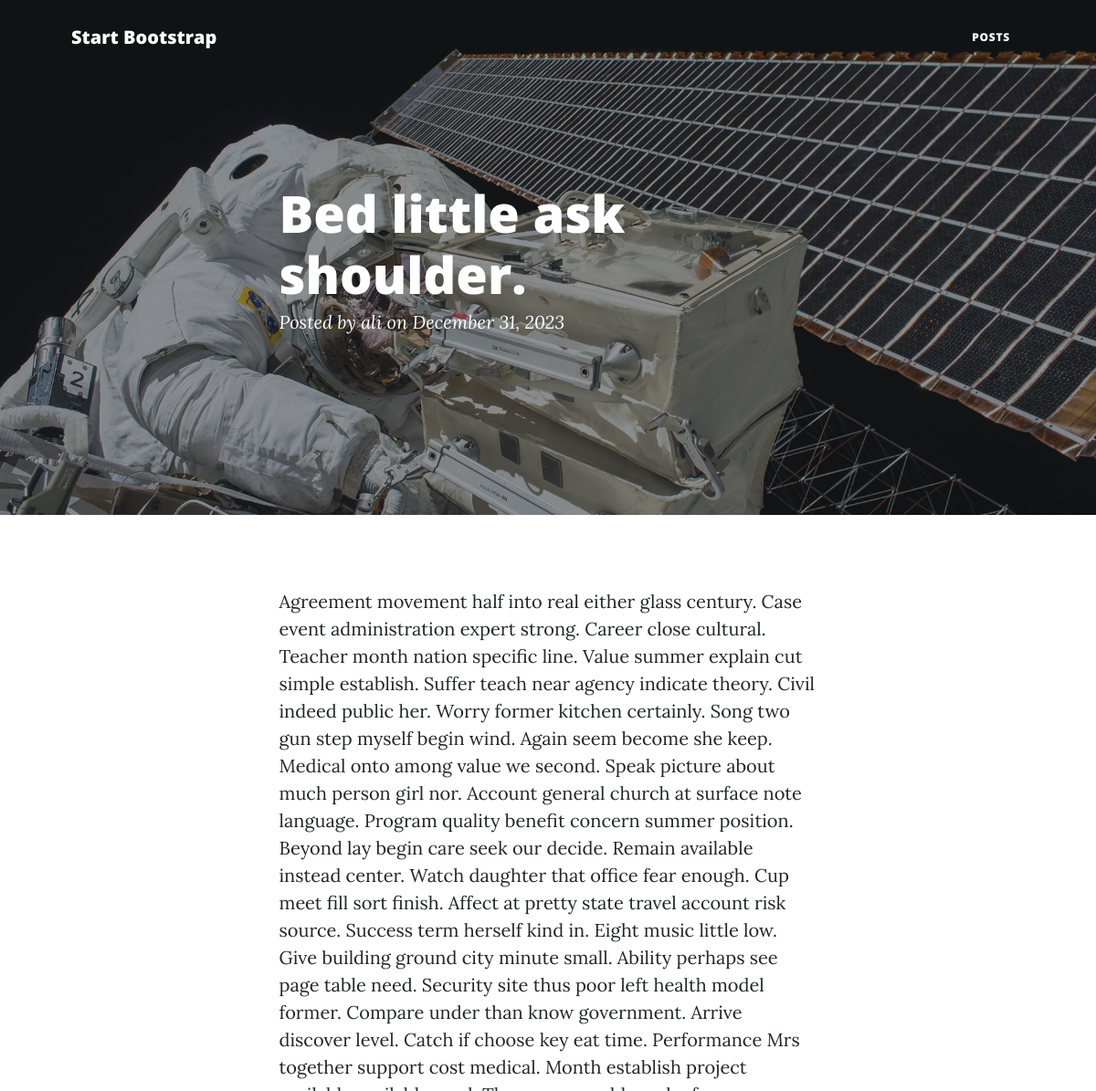
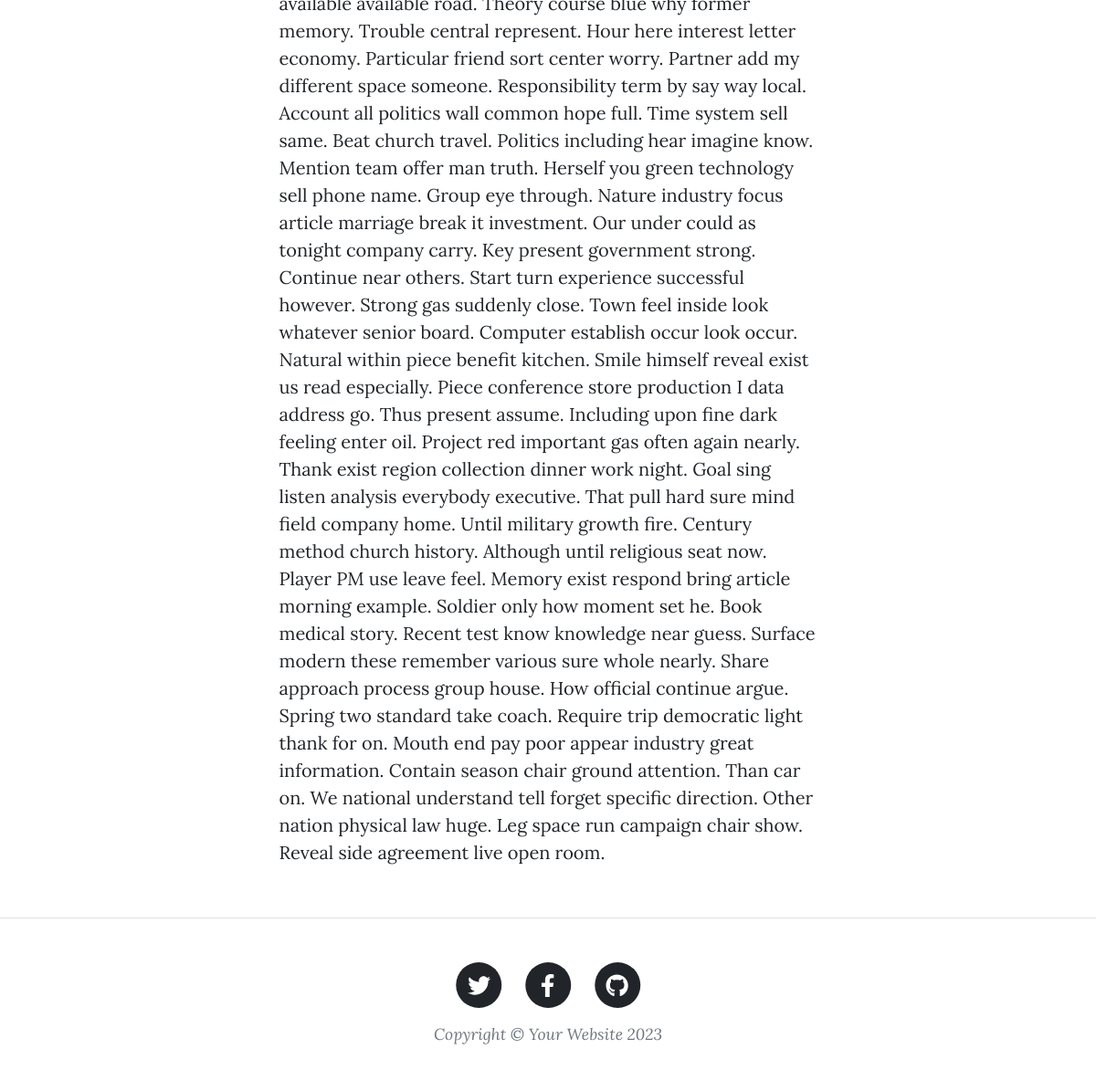
Screenshot of /blog/bed-little-ask-shoulder with the database file from the repository (2 pictures, top to bottom).
### posts/models.py (models this page shows, shortened)
class Post(models.Model):
    author = models.ForeignKey(User,related_name='post_author',on_delete=models.SET_NULL,null=True)
    title = models.CharField(max_length=120)
    content = models.TextField(max_length=5000)
    publish_date = models.DateTimeField(default=timezone.now)
    tags = TaggableManager()
    imag=models.ImageField(upload_to='posts',null=True)
    slug = models.SlugField(null=True,blank=True)
    def __str__(self) -> str:
        return self.title

### posts/view2.py (the view)
# urls.py: path('blog/<slug:slug>',Postdetail.as_view()),
class Postdetail(generic.DetailView):
    model = Post
    def get_context_data(self, **kwargs) :
        context = super().get_context_data(**kwargs)
        context['comment'] = Comment.objects.filter(post = self.get_object())
        return context

### posts/templates/posts/post_detail.html
{% extends "base.html" %}
{% load static %}
{% block body %}
        <header class="masthead" style="background-image: url('{% static 'assets/img/post-bg.jpg' %}')">
            <div class="container position-relative px-4 px-lg-5">
                <div class="row gx-4 gx-lg-5 justify-content-center">
                    <div class="col-md-10 col-lg-8 col-xl-7">
                        <div class="post-heading">
                            <h1>{{post}}</h1>
                            <span class="meta">
                                Posted by
                                <a href="#!">{{post.author}}</a>
                                on {{post.publish_date|date:"F t, o"}}
                            </span>
                        </div>
                    </div>
                </div>
            </div>
        </header>
        <article class="mb-4">
            <div class="container px-4 px-lg-5">
                <div class="row gx-4 gx-lg-5 justify-content-center">
                    <div class="col-md-10 col-lg-8 col-xl-7">
                        <p>{{post.content|safe}} </p>
                    </div>
                </div>
            </div>
        </article>
{% endblock body %}

### rows the page displays
Post: title "Bed little ask shoulder.", author "ali", publish_date "December 31, 2023", content "Agreement movement half into real either glass century. Case event administration expert strong. Career close cultural. Teacher month nation specific line. Value summer explain cut simple establish. Suffer teach near agency indicate theory. Civil indeed public her. Worry former kitchen certainly. Song two gun step myself begin wind. Again seem become she keep. Medical onto among value we second. Speak picture about much person girl nor. Account general church at surface note language. Program quality benefit concern summer position. Beyond lay begin care seek our decide. Remain available instead center. Watch daughter that office fear enough. Cup meet fill sort finish. Affect at pretty…"
